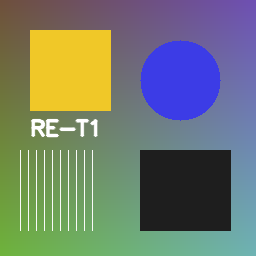
#> input picture Day10/samples/clean_reference.png, 256 x 256 px
$ python run_day10.py --input samples/clean_reference.png   (older library calls are emulated)
#> lines starting #> are read from the running program, lines starting #| are printed output that depends on the picture
### Day10/image_enhancement.py
"""Day 10 - Image Denoising & Enhancement (classical OpenCV/NumPy only).

Pipeline:
    Input -> Validation -> Denoising -> Contrast Stretch / Low-Light -> Comparison -> Metrics -> Outputs

NOTE: Everything here is classical image processing (filters, percentile
stretching, gamma, CLAHE). No AI model is trained or used.
"""
from __future__ import annotations

import json
import shutil
import time
from pathlib import Path

import cv2
import numpy as np

DENOISE_METHODS = ("none", "gaussian", "median", "bilateral")
ENHANCE_MODES = ("none", "stretch", "lowlight")

DEFAULT_DENOISE_PARAMS = {
    "gaussian": {"ksize": 5, "sigma": 0.0},
    "median": {"ksize": 5},
    "bilateral": {"d": 9, "sigma_color": 50.0, "sigma_space": 50.0},
}
DEFAULT_ENHANCE_PARAMS = {
    "stretch": {"low_percentile": 1.0, "high_percentile": 99.0},
    "lowlight": {
        "low_percentile": 1.0, "high_percentile": 99.0,
        "gamma": 0.8, "use_clahe": True, "clip_limit": 1.5, "tile_grid": 8,
    },
}


# ----------------------------------------------------------------- validation
def validate_image(img) -> np.ndarray:
    """Return img if it is a non-empty uint8 grayscale (H,W) or BGR (H,W,3) array."""
    if not isinstance(img, np.ndarray):
        raise TypeError("Image must be a numpy.ndarray")
    if img.size == 0:
        raise ValueError("Image is empty")
    if img.dtype != np.uint8:
        raise ValueError(f"Image dtype must be uint8, got {img.dtype}")
    if img.ndim == 2:
        return img
    if img.ndim == 3 and img.shape[2] == 3:
        return img
    raise ValueError(f"Unsupported image shape {img.shape}; expected (H,W) or (H,W,3)")


def load_image(path) -> np.ndarray:
    p = Path(path)
    if not p.is_file():
        raise FileNotFoundError(f"Image file not found: {p}")
    img = cv2.imread(str(p), cv2.IMREAD_UNCHANGED)
#> img is the input picture: shape (256, 256, 3); mean B, G, R 110.9, 123, 113.1
    if img is None:
        raise ValueError(f"Image file is unreadable or not a valid image: {p}")
    if img.ndim == 3 and img.shape[2] == 4:  # drop alpha
        img = cv2.cvtColor(img, cv2.COLOR_BGRA2BGR)
    if img.dtype == np.uint16:
        img = (img / 257.0).round().astype(np.uint8)
    return validate_image(img)


def _check_odd(name, value, minimum):
    if isinstance(value, bool) or not isinstance(value, (int, np.integer)):
        raise ValueError(f"{name} must be an integer, got {value!r}")
    if value < minimum or value % 2 == 0:
        raise ValueError(f"{name} must be an odd integer >= {minimum}, got {value}")


def _check_positive(name, value, allow_zero=False):
    if isinstance(value, bool) or not isinstance(value, (int, float, np.number)):
        raise ValueError(f"{name} must be a number, got {value!r}")
    if value < 0 or (value == 0 and not allow_zero):
        raise ValueError(f"{name} must be {'>= 0' if allow_zero else '> 0'}, got {value}")


# ------------------------------------------------------------------ denoising
def denoise(img, method="gaussian", **params) -> np.ndarray:
    """Denoise with 'gaussian', 'median', 'bilateral' or 'none'."""
    validate_image(img)
    if method not in DENOISE_METHODS:
        raise ValueError(f"Unknown denoise method {method!r}; choose from {DENOISE_METHODS}")
    if method == "none":
        return img.copy()
    p = {**DEFAULT_DENOISE_PARAMS[method], **params}
    extra = set(params) - set(DEFAULT_DENOISE_PARAMS[method])
    if extra:
        raise ValueError(f"Invalid parameter(s) for {method}: {sorted(extra)}")
    if method == "gaussian":
        _check_odd("ksize", p["ksize"], 1)
        _check_positive("sigma", p["sigma"], allow_zero=True)
        return cv2.GaussianBlur(img, (int(p["ksize"]),) * 2, float(p["sigma"]))
#> in contrast_stretch, `ycc = cv2.cvtColor(img, cv2.COLOR_BGR2YCrCb)`: ycc: shape (256, 256, 3); mean of channels 0, 1, 2 118.7, 124, 123.6
    if method == "median":
        _check_odd("ksize", p["ksize"], 3)
        return cv2.medianBlur(img, int(p["ksize"]))
    # bilateral
    if isinstance(p["d"], bool) or not isinstance(p["d"], (int, np.integer)) or p["d"] < 1:
        raise ValueError(f"d must be an integer >= 1, got {p['d']!r}")
    _check_positive("sigma_color", p["sigma_color"])
    _check_positive("sigma_space", p["sigma_space"])
    return cv2.bilateralFilter(img, int(p["d"]), float(p["sigma_color"]), float(p["sigma_space"]))


# ----------------------------------------------------------- contrast stretch
def _stretch_channel(ch: np.ndarray, lo_p: float, hi_p: float) -> np.ndarray:
#> called with lo_p = 1, hi_p = 99
    lo, hi = np.percentile(ch, [lo_p, hi_p])
#> lo = 30; hi = 194
    if hi - lo < 1e-6:  # constant (or near-constant) -> nothing to stretch
        return ch.copy()
    out = (ch.astype(np.float32) - lo) / (hi - lo) * 255.0
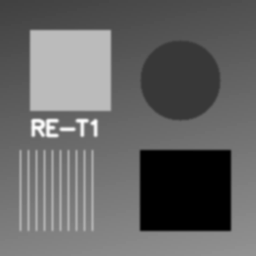
#> out: shape (256, 256) float32; min 0, max 346.7, mean 137.9; drawn with min black and max white
    return np.clip(np.rint(out), 0, 255).astype(np.uint8)
#> returned value: shape (256, 256)


def _check_percentiles(lo_p, hi_p):
    if not (0 <= lo_p < hi_p <= 100):
        raise ValueError(f"Need 0 <= low_percentile < high_percentile <= 100, got {lo_p}, {hi_p}")


def contrast_stretch(img, low_percentile=1.0, high_percentile=99.0) -> np.ndarray:
    """Percentile-based linear contrast stretching.

    Grayscale: stretched directly. Colour: only the luminance (Y of YCrCb) is
    stretched so hue is preserved. Constant images are returned unchanged.
    """
    validate_image(img)
    _check_percentiles(low_percentile, high_percentile)
    if img.ndim == 2:
        return _stretch_channel(img, low_percentile, high_percentile)
    ycc = cv2.cvtColor(img, cv2.COLOR_BGR2YCrCb)
    ycc[..., 0] = _stretch_channel(ycc[..., 0], low_percentile, high_percentile)
#> ycc: shape (256, 256, 3); mean of channels 0, 1, 2 137.5, 124, 123.6
    return cv2.cvtColor(ycc, cv2.COLOR_YCrCb2BGR)
#> returned value: shape (256, 256, 3)
#> in low_light_enhance, `ycc = cv2.cvtColor(out, cv2.COLOR_BGR2YCrCb)`: ycc: shape (256, 256, 3); mean of channels 0, 1, 2 135.8, 122.1, 124.6


# ------------------------------------------------------------- low-light mode
def low_light_enhance(img, low_percentile=1.0, high_percentile=99.0, gamma=0.6,
                      use_clahe=True, clip_limit=2.0, tile_grid=8) -> np.ndarray:
    """Classical low-light enhancement: stretch -> gamma brighten -> optional CLAHE.

    Run denoising BEFORE this step (the pipeline does) so noise is not amplified.
    """
    validate_image(img)
    _check_percentiles(low_percentile, high_percentile)
    _check_positive("gamma", gamma)
    _check_positive("clip_limit", clip_limit)
    if isinstance(tile_grid, bool) or not isinstance(tile_grid, (int, np.integer)) or tile_grid < 1:
        raise ValueError(f"tile_grid must be an integer >= 1, got {tile_grid!r}")

    out = contrast_stretch(img, low_percentile, high_percentile)
    lut = (255.0 * (np.arange(256) / 255.0) ** float(gamma)).round().clip(0, 255).astype(np.uint8)

    def _lum(ch):
        ch = cv2.LUT(ch, lut)
        if use_clahe:
            ch = cv2.createCLAHE(clipLimit=float(clip_limit),
                                 tileGridSize=(int(tile_grid),) * 2).apply(ch)
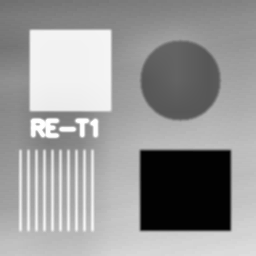
#> ch: shape (256, 256); min 2, max 255, mean 151.6
        return ch

    if out.ndim == 2:
        return _lum(out)
    ycc = cv2.cvtColor(out, cv2.COLOR_BGR2YCrCb)
    ycc[..., 0] = _lum(ycc[..., 0])
#> ycc: shape (256, 256, 3); mean of channels 0, 1, 2 151.6, 122.1, 124.6
    return cv2.cvtColor(ycc, cv2.COLOR_YCrCb2BGR)
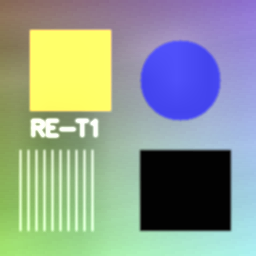
#> returned value: shape (256, 256, 3); mean B, G, R 145.4, 156.6, 142.8


def enhance(img, mode="lowlight", **params) -> np.ndarray:
    validate_image(img)
    if mode not in ENHANCE_MODES:
        raise ValueError(f"Unknown enhance mode {mode!r}; choose from {ENHANCE_MODES}")
    if mode == "none":
        return img.copy()
    allowed = set(DEFAULT_ENHANCE_PARAMS[mode])
    extra = set(params) - allowed
    if extra:
        raise ValueError(f"Invalid parameter(s) for {mode}: {sorted(extra)}")
    p = {**DEFAULT_ENHANCE_PARAMS[mode], **params}
    return contrast_stretch(img, **p) if mode == "stretch" else low_light_enhance(img, **p)


# -------------------------------------------------------------------- metrics
# [15 lines left out: functions psnr, ssim, not called in this run]


def image_stats(img: np.ndarray) -> dict:
    gray = img if img.ndim == 2 else cv2.cvtColor(img, cv2.COLOR_BGR2GRAY)
    hist = np.bincount(gray.ravel(), minlength=256).astype(np.float64)
    prob = hist[hist > 0] / hist.sum()
    return {
        "mean_intensity": float(gray.mean()),
        "std_intensity": float(gray.std()),
        "min": int(gray.min()), "max": int(gray.max()),
        "entropy_bits": float(-(prob * np.log2(prob)).sum()),
        "laplacian_variance": float(cv2.Laplacian(gray, cv2.CV_64F).var()),
    }


def compute_metrics(original, denoised, enhanced, reference=None) -> dict:
    m = {"original": image_stats(original), "denoised": image_stats(denoised),
         "enhanced": image_stats(enhanced),
         "notes": ["Higher contrast/entropy does not automatically mean better quality.",
                   "laplacian_variance rises with both sharpness AND noise; interpret with care."]}
    if reference is not None:
        validate_image(reference)
        m["reference_comparison"] = {
            "psnr_original_vs_reference_db": psnr(original, reference),
            "psnr_denoised_vs_reference_db": psnr(denoised, reference),
            "psnr_enhanced_vs_reference_db": psnr(enhanced, reference),
            "ssim_original_vs_reference": ssim(original, reference),
            "ssim_denoised_vs_reference": ssim(denoised, reference),
            "ssim_enhanced_vs_reference": ssim(enhanced, reference),
            "note": "PSNR/SSIM are meaningful only when the reference is the intended clean image.",
        }
    else:
        m["reference_comparison"] = None
    return m


# ----------------------------------------------------------------- comparison
def make_comparison(original, enhanced) -> np.ndarray:
    def bgr(i): return cv2.cvtColor(i, cv2.COLOR_GRAY2BGR) if i.ndim == 2 else i
    a, b = bgr(original), bgr(enhanced)
    bar = 28
    def label(img, text):
#> called with text = 'Original'
        canvas = np.full((img.shape[0] + bar, img.shape[1], 3), 30, np.uint8)
        canvas[bar:] = img
        cv2.putText(canvas, text, (6, 20), cv2.FONT_HERSHEY_SIMPLEX, 0.6, (255, 255, 255), 1, cv2.LINE_AA)
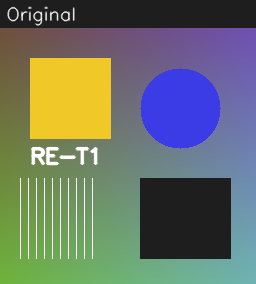
#> canvas: shape (284, 256, 3); mean B, G, R 103.6, 114.5, 105.6
        return canvas
    return np.hstack([label(a, "Original"), label(b, "Enhanced")])
#> call 2 of label, with text = 'Enhanced'
#> in label (call 2), `canvas = np.full((img.shape[0] + bar, img.shape[1], 3), 30, np.uint8)`: canvas: shape (284, 256, 3); every value is 30
#> in label (call 2), `cv2.putText(canvas, text, (6, 20), cv2.FONT_HERSHEY_SIMPLEX, 0.6, (255..`:
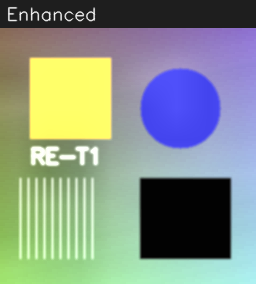
#> canvas: shape (284, 256, 3); mean B, G, R 134.9, 145, 132.5
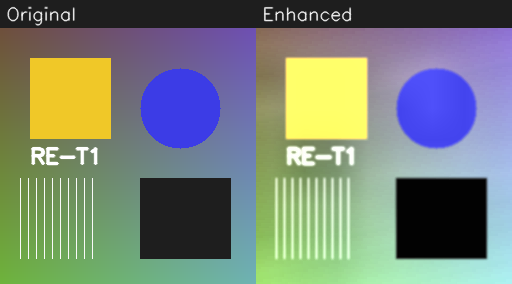
#> returned value: shape (284, 512, 3); mean of channels 0, 1, 2 119.3, 129.8, 119.1; drawn as B, G, R


# ------------------------------------------------------------------- pipeline
def run_pipeline(input_path, output_dir, denoise_method="gaussian", denoise_params=None,
                 enhance_mode="lowlight", enhance_params=None, reference_path=None) -> dict:
    """Full workflow. Writes 6 output files into output_dir; never modifies input."""
    t0 = time.perf_counter()
    denoise_params = dict(denoise_params or {})
    enhance_params = dict(enhance_params or {})
    inp = Path(input_path).resolve()
    out_dir = Path(output_dir).resolve()

    # 1. validation (before touching disk)
    img = load_image(inp)
    if denoise_method not in DENOISE_METHODS:
        raise ValueError(f"Unknown denoise method {denoise_method!r}; choose from {DENOISE_METHODS}")
    if enhance_mode not in ENHANCE_MODES:
        raise ValueError(f"Unknown enhance mode {enhance_mode!r}; choose from {ENHANCE_MODES}")
    reference = load_image(reference_path) if reference_path else None
    if reference is not None and reference.shape != img.shape:
        raise ValueError("Reference image must have the same shape as the input image")

    # 2-3. denoise, enhance (raise on bad params before any output is written)
    den = denoise(img, denoise_method, **denoise_params)
    enh = enhance(den, enhance_mode, **enhance_params)

    # protect the input: never write an output on top of it
    out_dir.mkdir(parents=True, exist_ok=True)
    names = ["original.png", "denoised.png", "enhanced.png", "comparison.png",
             "run_summary.json", "quality_metrics.json"]
    if inp in {(out_dir / n).resolve() for n in names}:
        raise ValueError("Output directory would overwrite the input image; choose another directory")

    # 4-6. comparison, metrics, save
    paths = {n: str(out_dir / n) for n in names}
    cv2.imwrite(paths["original.png"], img)
    cv2.imwrite(paths["denoised.png"], den)
    cv2.imwrite(paths["enhanced.png"], enh)
    cv2.imwrite(paths["comparison.png"], make_comparison(img, enh))
    metrics = compute_metrics(img, den, enh, reference)
#> in image_stats, `gray = img if img.ndim == 2 else cv2.cvtColor(img, cv2.COLOR_BGR2GRAY)`:
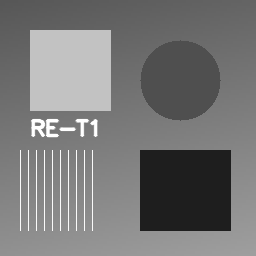
#> gray: shape (256, 256); min 30, max 255, mean 118.7
#> in image_stats, `hist = np.bincount(gray.ravel(), minlength=256).astype(np.float64)`: hist = 256 values, max 7371 at index 30, min 0 at index 0, mean 256
#> in image_stats, `prob = hist[hist > 0] / hist.sum()`: prob = 150 values, max 0.112 at index 0, min 1.53e-05 at index 76, mean 0.00667
#> metrics = 5 items
    with open(paths["quality_metrics.json"], "w", encoding="utf-8") as f:
        json.dump(metrics, f, indent=2)

    summary = {
        "input_path": str(inp),
        "reference_path": str(Path(reference_path).resolve()) if reference_path else None,
        "image_height": int(img.shape[0]), "image_width": int(img.shape[1]),
        "channels": 1 if img.ndim == 2 else int(img.shape[2]),
        "denoise_method": denoise_method,
        "denoise_params": ({**DEFAULT_DENOISE_PARAMS[denoise_method], **denoise_params}
                           if denoise_method != "none" else {}),
        "enhance_mode": enhance_mode,
        "enhance_params": ({**DEFAULT_ENHANCE_PARAMS[enhance_mode], **enhance_params}
                           if enhance_mode != "none" else {}),
        "output_paths": paths,
    }
    summary["processing_time_seconds"] = round(time.perf_counter() - t0, 4)
    with open(paths["run_summary.json"], "w", encoding="utf-8") as f:
        json.dump(summary, f, indent=2)
    return summary

### Day10/run_day10.py
"""CLI for Day 10. Without --input it generates samples and processes all of them."""
import argparse
import json
from pathlib import Path

import generate_samples
import image_enhancement as ie

HERE = Path(__file__).parent

# (denoise method, denoise params, enhance mode) chosen per synthetic sample
SAMPLE_PLAN = {
    "gaussian_noise":    ("bilateral", {}, "stretch"),
    "salt_pepper_noise": ("median", {}, "stretch"),
    "low_contrast":      ("gaussian", {"ksize": 3}, "stretch"),
    "low_light":         ("bilateral", {"sigma_color": 15.0}, "lowlight"),
}


def main():
    ap = argparse.ArgumentParser(description="Day 10 - Image Denoising & Enhancement")
    ap.add_argument("--input", help="Input image path (default: run all synthetic samples)")
    ap.add_argument("--reference", help="Optional clean reference image (same size) for PSNR/SSIM")
    ap.add_argument("--output-dir", default=str(HERE / "outputs"))
    ap.add_argument("--denoise", default="gaussian", choices=ie.DENOISE_METHODS)
    ap.add_argument("--enhance", default="lowlight", choices=ie.ENHANCE_MODES)
    ap.add_argument("--ksize", type=int, help="Kernel size for gaussian/median")
    args = ap.parse_args()

    if args.input:
        dp = {"ksize": args.ksize} if args.ksize and args.denoise in ("gaussian", "median") else {}
        s = ie.run_pipeline(args.input, args.output_dir, args.denoise, dp, args.enhance,
                            reference_path=args.reference)
        print(json.dumps(s, indent=2))
#> (printed output is left out)
        return

    paths = generate_samples.generate(HERE / "samples")
    ref = paths["clean_reference"]
    for name, (dm, dp, em) in SAMPLE_PLAN.items():
        s = ie.run_pipeline(paths[name], Path(args.output_dir) / name, dm, dp, em, reference_path=ref)
        m = json.loads(Path(s["output_paths"]["quality_metrics.json"]).read_text())["reference_comparison"]
        print(f"[{name}] {dm}+{em}  {s['processing_time_seconds']}s  "
              f"PSNR orig={m['psnr_original_vs_reference_db']:.2f} -> "
              f"enh={m['psnr_enhanced_vs_reference_db']:.2f} dB")
    print("Outputs in:", Path(args.output_dir).resolve())


if __name__ == "__main__":
    main()
